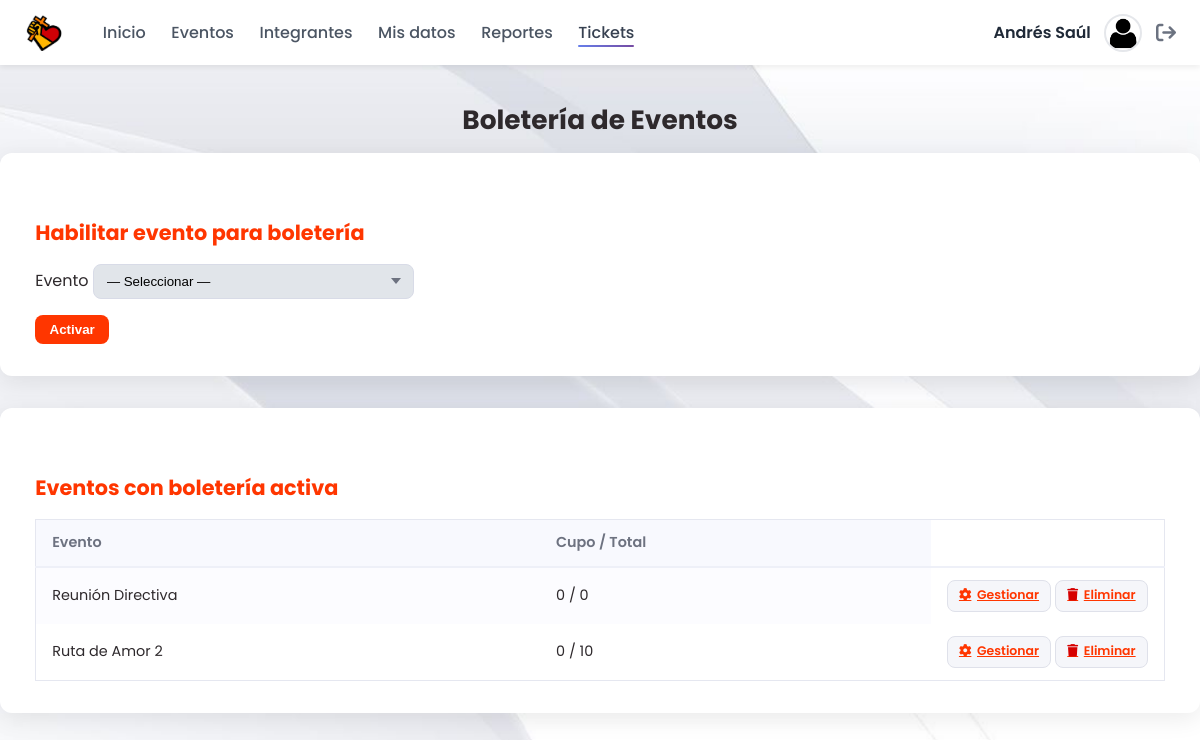
Page /tickets.php (signed in) on the earlier database version.
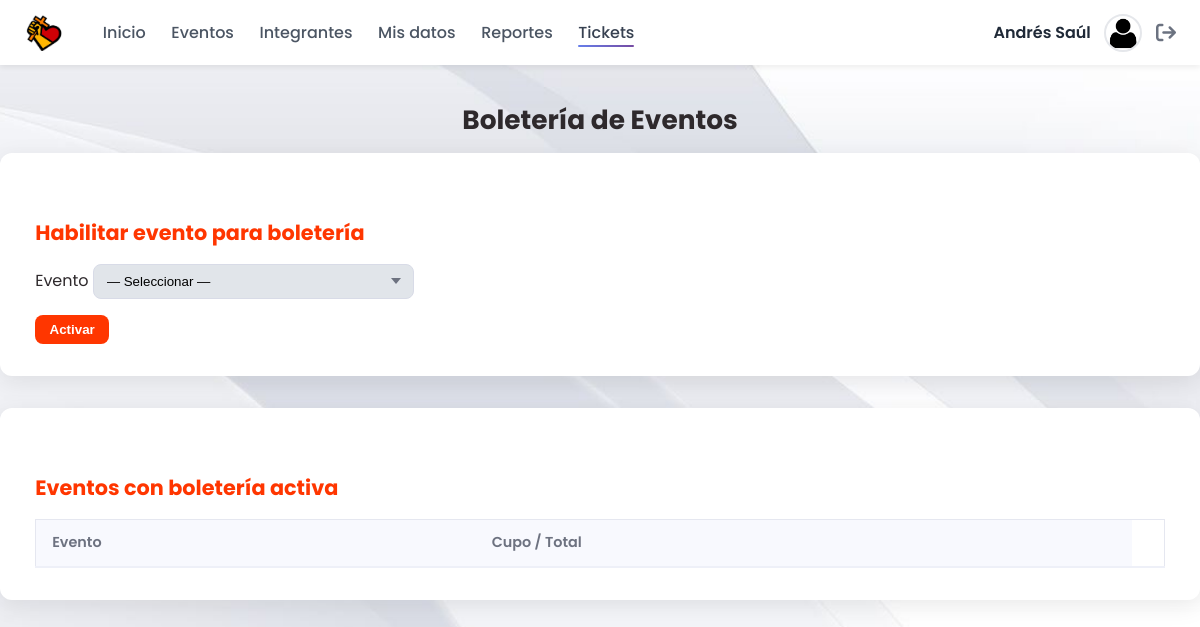
Same page on the later database version.
### tables this page shows
CREATE TABLE `eventos` (
  `id_evento` int(11) NOT NULL,
  `nombre_evento` varchar(100) NOT NULL,
  `lugar` varchar(100) DEFAULT NULL,
  `descripcion` text DEFAULT NULL,
  `observacion` text DEFAULT NULL,
  `id_estado_previo` int(11) DEFAULT NULL,
  `id_estado_final` int(11) DEFAULT NULL,
  `id_tipo` int(11) DEFAULT NULL,
  `encargado` int(11) DEFAULT NULL,
  `es_general` tinyint(1) DEFAULT 0,
  `boleteria_activa` tinyint(1) DEFAULT NULL COMMENT '1 = boletería habilitada; 0/NULL = deshabilitada',
  `fecha_hora_inicio` timestamp NULL DEFAULT NULL,
  `fecha_hora_termino` timestamp NULL DEFAULT NULL
);

### tickets.php (the view, shortened to what this page needs)
<?php
require 'conexion.php';
$activeEvt = $pdo->query("
      SELECT  e.id_evento,
              e.nombre_evento,
              /* inscritos reales */
              COALESCE(ocu.ocupados,0)   AS ocupados,
              /* suma de cupos de todos los tickets del evento */
              COALESCE(cap.cupo_total,0) AS cupo_total
        FROM  eventos e
   /* ---- cupo total por evento (una sola vez por ticket) ---- */
   LEFT JOIN (
        SELECT id_evento, SUM(cupo_total) AS cupo_total
          FROM eventos_tickets
         GROUP BY id_evento
   ) cap ON cap.id_evento = e.id_evento
   /* ---- total de inscritos por evento ---- */
   LEFT JOIN (
        SELECT et.id_evento, COUNT(tu.id_ticket_usuario) AS ocupados
          FROM eventos_tickets et
          JOIN ticket_usuario tu
                ON tu.id_evento_ticket = et.id_evento_ticket
         GROUP BY et.id_evento
   ) ocu ON ocu.id_evento = e.id_evento
       WHERE  e.boleteria_activa = 1
    ORDER BY  e.fecha_hora_inicio DESC
")->fetchAll(PDO::FETCH_ASSOC);
?>
<!DOCTYPE html><html lang="es"><head>
  <link rel="stylesheet" href="styles/main.css">
  <link rel="stylesheet"
        href="https://cdnjs.cloudflare.com/ajax/libs/font-awesome/6.4.0/css/all.min.css">
  <link  href="https://cdn.jsdelivr.net/npm/choices.js@10.2.0/public/assets/styles/choices.min.css"
        rel="stylesheet">
</head><body>
<?php require_once 'navegador.php'; ?>
<h1>Boletería de Eventos</h1>
<section>
  <h2>Habilitar evento para boletería</h2>
  <form method="post" style="max-width:420px">
    <label style="display:block">
      Evento
      <select id="sel-evento"
              name="id_evento"
              class="nice js-choice"
              required>
        <option value="">— Seleccionar —</option>
      </select>
    </label>
    <button name="activar_evt" value="1" style="margin-top:1rem">
      Activar
    </button>
  </form>
</section>
<section>
  <h2>Eventos con boletería activa</h2>
  <div class="tbl-scroll">
    <table>
      <thead>
        <tr><th>Evento</th><th>Cupo / Total</th><th></th></tr>
      </thead>
      <tbody>
        <?php foreach ($activeEvt as $e): ?>
          <tr>
            <td><?=htmlspecialchars($e['nombre_evento'])?></td>
          <td><?= isset($e['ocupados']) ? $e['ocupados'] : 0 ?> /
              <?= isset($e['cupo_total']) ? $e['cupo_total'] : 0 ?></td>
            <td>
              <a href="ticket_detalle.php?evt=<?=$e['id_evento']?>" class="action-btn">
                <i class="fa-solid fa-gear"></i> Gestionar
              </a>
              <a href="?set_evt=<?=$e['id_evento']?>&on=0"
                class="action-btn"
                onclick="return confirm('¿Eliminar evento de boletería?')">
                <i class="fa-solid fa-trash"></i> Eliminar
              </a>
            </td>
          </tr>
        <?php endforeach ?>
      </tbody>
    </table>
  </div>
</section>
</body></html>

Differences in the rows shown:
no longer on this page (row edited): eventos: nombre_evento "Reunión Directiva", ocupados "0", cupo_total "0"
removed eventos: nombre_evento "Ruta de Amor 2", ocupados "0", cupo_total "10"
